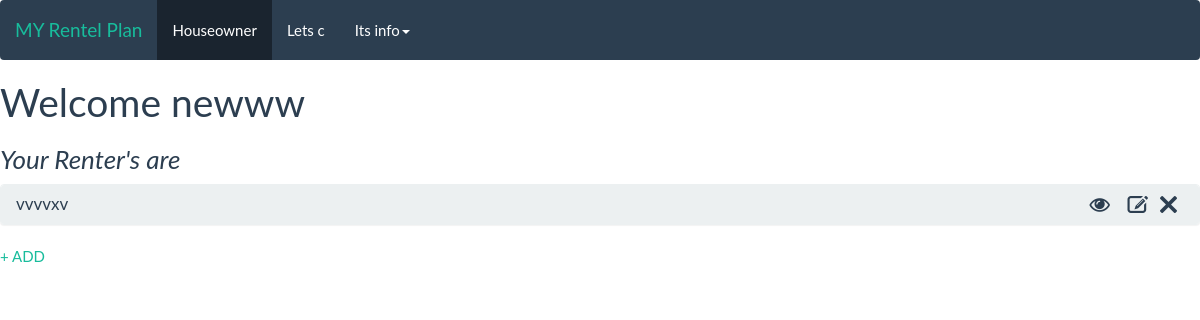
Page /houseowner/HOspcf/1/ on the earlier database version.
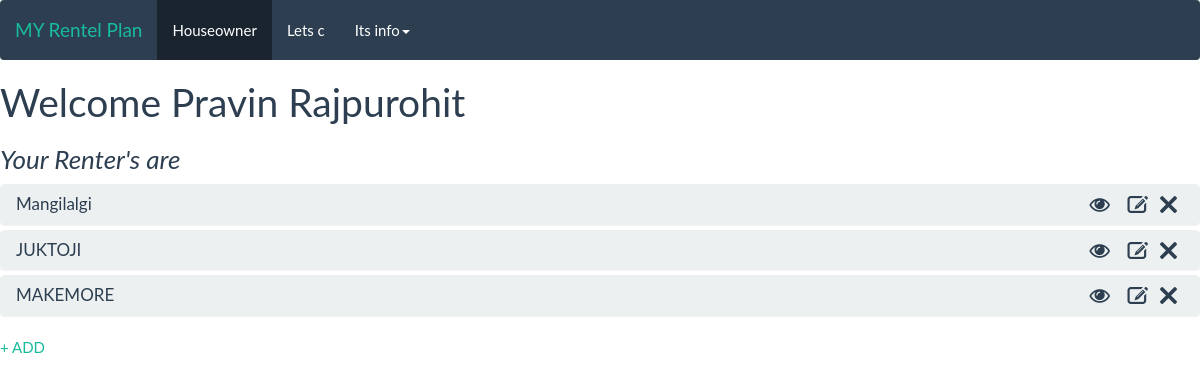
Same page on the later database version.
### houseowner/models.py (models this page shows, shortened)
class HouseOwner(models.Model):
    Full_Name = models.CharField(max_length=200)
    Address_of_houseowner = models.CharField(max_length=200)
    No_of_renters  = models.IntegerField(default=0)
    Houseownerjoinedthesite = models.DateTimeField('House owner join site')

### Renter/models.py (models this page shows)
class RenterInfo(models.Model):
    HOID = models.ForeignKey(HouseOwner)
    full_name = models.CharField(max_length=200)
    previous_address = models.CharField(max_length=200)
    rent_amount  = models.IntegerField(default=0)
    start_rent_date = models.DateField('Agreement started')
    end_rent_date = models.DateField('Agreement Ended')
    deposit_by_renter = models.IntegerField(default=0)
    Months_year = ( ('Jan', 'January'),
                ('Feb', 'February'),
                ('Mar', 'March'),
                ('Apr', 'April'),
                ('May', 'May'),
                ('Jun', 'June'),
                ('Jul', 'July'),
                ('Aug', 'August'),
                ('Sep', 'September'),
                ('Oct', 'October'),
                ('Nov', 'November'),
                ('Dec', 'December'))
    def __unicode__(self):  # Python 3: def __str__(self):
         return self.full_name

### houseowner/views.py (the view)
# urls.py: url(r'^HOspcf/(?P<houseowner_id>\d+)/$', views.detail, name='detail'),
def detail(request, houseowner_id):
    houseowner = get_object_or_404(HouseOwner, pk=houseowner_id)
    return render(request, 'houseowner/details.html', {'houseowner': houseowner})

### houseowner/templates/houseowner/details.html (shortened to what this page needs)
{% extends "header_templet.html" %}
{% block content %}
<h1>Welcome {{ houseowner.Full_Name }}</h1>
<h3><i>Your Renter's are</i></h3>
<div class="panel-group" id="accordion">
{% for renter in houseowner.renterinfo_set.all %}
  <div class="panel panel-default">
    <div class="panel-heading">
      <h4 class="panel-title">
         <a href="{% url 'Renter:showdetails'  renter.id %}">{{ renter }}</a>
         <a data-toggle="collapse"  data-parent="#accordion" class="icon-large icon-eye-open" href="#col{{renter.id}}" id="showcollapse"></a>
         <a href="#delete" class="icon-large icon-remove" id="deletepopup"></a></a>
         <a href="{% url 'Renter:editrenterinfo' renter.id %}" class="icon-large icon-edit" id="editpopup"></a>
      </h4>
    </div>
    </div>
{% endfor %}
</div>
<a href="{% url 'Renter:addrenterinfo' houseowner.id %}">+ ADD</a>
{% endblock %}

### houseowner/templates/header_templet.html (shortened to what this page needs)
<!DOCTYPE html PUBLIC "-//W3C//DTD XHTML 1.0 Transitional//EN" "http://www.w3.org/TR/xhtml1/DTD/xhtml1-transitional.dtd">
<html xmlns="http://www.w3.org/1999/xhtml" xml:lang="en" lang="en">
<head>
    {% load staticfiles %}
        <link rel="stylesheet" href='{% static "css/bootstrap.css" %}' />
        <link rel="stylesheet" href='{% static "css/font-awesome.css" %}' />
        <link rel="stylesheet" href='{% static "css/House_rent.css" %}' />
        <link rel="stylesheet" href='{% static "css/datepicker3.css" %}' />
        <link rel="stylesheet" href='{% static "css/datepicker.css" %}' />
</head>
<body>
    <div id="header">
        <div class="navbar navbar-default">
  <div class="navbar-header">
    <a class="navbar-brand" href="/houseowner/">MY Rentel Plan</a>
  </div>
  <div class="navbar-collapse collapse navbar-responsive-collapse">
    <ul class="nav navbar-nav">
      <li class="active"><a href="#">Houseowner</a></li>
      <li><a href="#">Lets c</a></li>
      <li class="dropdown">
        <a href="#" class="dropdown-toggle" data-toggle="dropdown">Its info<b class="caret"></b></a>
      </li>
    </ul>
  </div>
</div>
    </div>
    <div id="content">
        {% block content %}{% endblock %}
    </div>
</body>
</html>

### static/css/House_rent.css (style rules this page uses)
#editpopup { position: absolute; right: 52px; text-decoration: none; }
#deletepopup { position: absolute; right: 23px; text-decoration: none; }
#showcollapse { position: absolute; right: 90px; text-decoration: none; }

Differences in the rows shown:
removed RenterInfo: full_name "vvvvxv"
changed HouseOwner: Full_Name "newww" → "Pravin Rajpurohit"
added RenterInfo: full_name "Mangilalgi"
added RenterInfo: full_name "JUKTOJI"
added RenterInfo: full_name "MAKEMORE"
